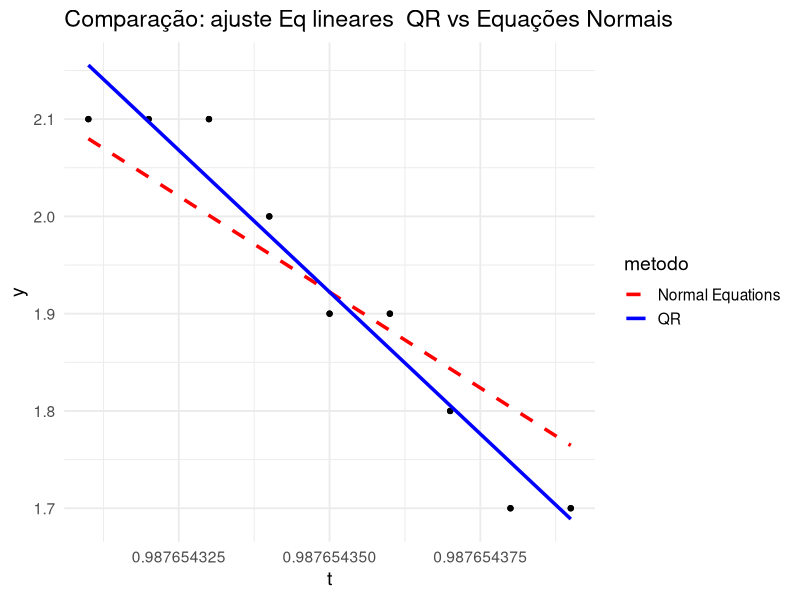
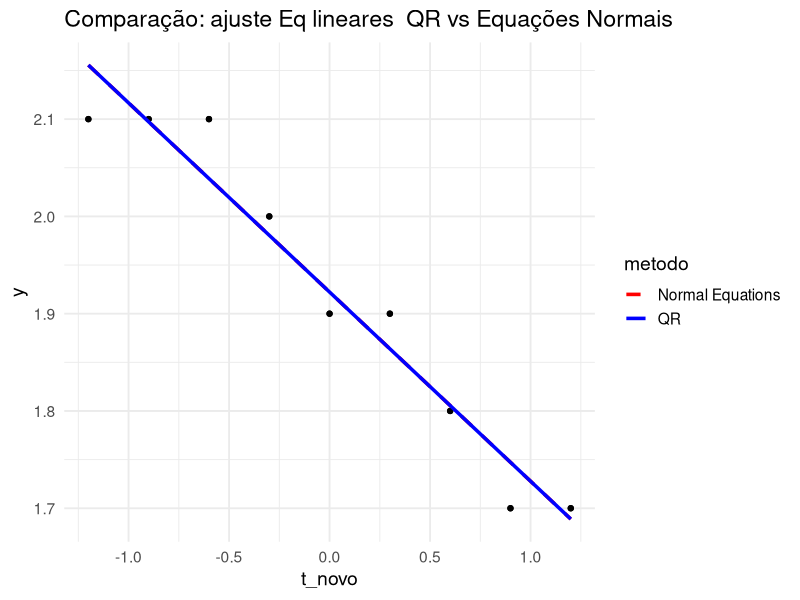
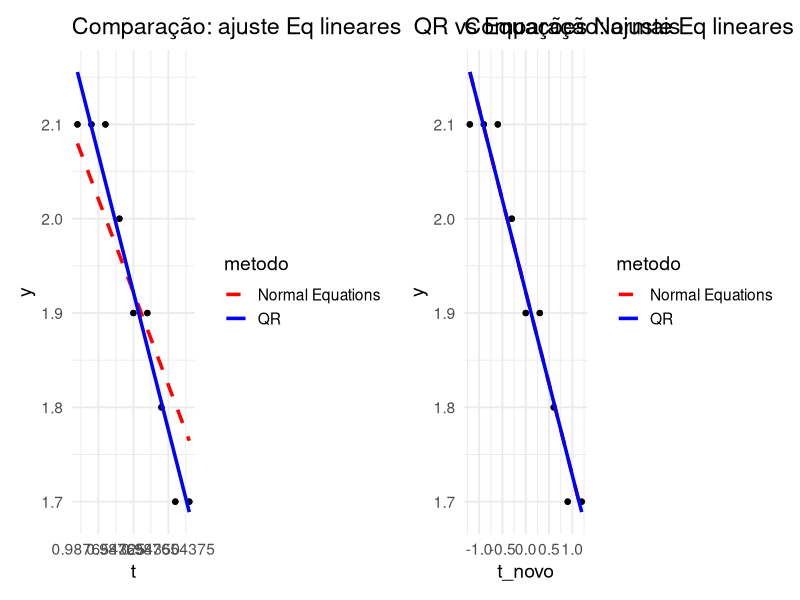

Generate these figures, in order, with R:
#This exercise demonstrates that the QR method is superior to the normal
#equations method when the condition number is bad. It also shows how a change of
#basis can improve the condition number. Consider the following data.

#Conjunto de dados:
set.seed(12345)
options(digits = 15)
t <- c(0.98765431, 0.98765432, 0.98765433, 0.98765434, 0.98765435, 0.98765436, 0.98765437, 0.98765438, 0.98765439)
y <- c(rep(2.1, 3), 2, rep(1.9,2), 1.8, rep(1.7,2))
data <- data.frame(t,y)
data
#------------------------------------------------------------------------------------------
#a)Set up an over-determined system Ax = b for a linear polynomial. Use the
#basis phi (t) = 1, phi2 (i) = t. Using MATLAB, find the condition number of A.
#Find the least-squares solution by the QR decomposition method (e.g. x=A\b in MATLAB). 
#Calculate the norm of the residual.
#------------------------------------------------------------------------------------------
#Definindo o sistema Ax = b: phi1(t) = 1 e phi2(t) = t.
# Para facilitar a nomenclatura, vamos usar o sistema "X beta = Y", em que:
# X: é a matriz A 
# beta: é a solução do sistema (x)
# Y: correspondente a b

#Definindo a matriz X
X <- cbind(const = 1, t = t)
X # Os numeros de t sao tao pequenos e proximos, que praticamente a coluna 1 é uma combinacao linear da 2. Teremos problemas!

#verificando o determinante:
XTX <- t(X) %*% X
det(XTX) #o determinante é extremamente pequeno. É quase zero!  (lembrete: Determinante = 0 não tem inversa). 

#Número de condição de X. Lembrete: Kappa(A) = ||A||||A^-1||
KX <- kappa(X)
KX # A matriz é mal condicionada. o kappa(A) é gigante!

#Resolvendo agora os mínimos quadrados usando a fatoração QR: 
#A função lm() usar QR por trás. 
#Com lm()
solucao1 <- lm(y ~ X[, 2])
coef(solucao1)
#QR diretamente:
QR <- qr(X)
solucao2 <- qr.coef(QR, y)
solucao2
# NAO DEU CERTO!!!!!!!!!!!!!!!!!!!!!!!!!!!!




# Resolvendo: vamos reescalar os valores da X:
t_mean <- mean(t)
t_scaled <- (t - t_mean) * 1e6   # escalonamos e montamos nova matriz A
X_nova <- cbind(const = 1, t = t_scaled)

#numero de condição da matriz nova
kappa(X_nova) #melhorou muito

#nova decomposição QR:
QR2 <- qr(X_nova)
#pegando a Q:
Q <- qr.Q(QR2)
Q
#pegando a R:
R<-qr.R(QR2)
R

# resolver:   X = Q R 
#             X beta = y
#           (Qtransp X) beta = Qtransp y
#             R beta = Qtransp y
solucao.betas <- backsolve(R, t(Q) %*% y)   
solucao.betas #sao do sistema transformado (scaled)

beta0_scaled <- solucao.betas[1]; beta1_scaled <- solucao.betas[2]
# converter para a escala original:
# temos: y = beta0_scaled + beta1_scaled * [t_scaled]
#        y = beta0_scaled + beta1_scaled * [(t - t_mean) * 1e6]
#        y = beta0_scaled + beta1_scaled * [t * 1e6 - t_mean * 1e6]
#        y = beta0_scaled + beta1_scaled * (t * 1e6) - beta1_scaled (t_mean * 1e6)
# organizando:
#        y = (beta0_scaled - beta1_scaled * t_mean * 1e6) + (beta1_scaled * 1e6) * t

beta1_original <- beta1_scaled * 1e6
beta0_original <- beta0_scaled - (beta1_original * t_mean)

# Solução do sistema:
betas_qr <- c(intercept = beta0_original, slope = beta1_original)
betas_qr #sao do sistema original

#Resíduo e sua norma 2:
r <- y - X %*% betas_qr
r
res_norm <- norm(r, "2")
res_norm

#------------------------------------------------------------------------------------------
#b)Obtain the normal equations ATAx = ATb. Find the condition number of
#the coefficient matrix. Solve the normal equations. Calculate the norm of the
#residual (|| b - Ax||2).
#------------------------------------------------------------------------------------------
# ATAx = ATb, ou seja, na nossa nomenclatura: Xtransp X beta = Xtransp y
X
XTX <- t(X) %*% X
XTX
XTY <- t(X) %*% y
XTY

# número de condição de XTX
kappa(X)
kappa(XTX) #Muito grande, maior que a de X que já era mal condicionada. Ou seja, XTX é mal condicionada

# solução via equações normais
# resolver:   Xtransp X beta = Xtransp y 
beta_eqnormais <- solve(XTX, XTY)
beta_eqnormais

# Norma 2 do resíduo
res_eqnormais <- y - X %*% beta_eqnormais
res_eqnormais_norm <- norm(res_eqnormais, type = "2")
res_eqnormais_norm
#------------------------------------------------------------------------------------------
#c)Compare your solutions from parts (a) and (b). Plot the two polynomials and
#the data points on a single graph.
#------------------------------------------------------------------------------------------
betas_qr
beta_eqnormais

comparacao <- data.frame(
  metodo = c("QR", "NormalEQ"),
  beta0 = c(betas_qr["intercept"], beta_eqnormais["const", 1]),
  beta1 = c(betas_qr["slope"], beta_eqnormais["t", 1]),
  row.names = NULL)
comparacao



beta0_qr <- comparacao$beta0[1]
beta1_qr <- comparacao$beta1[1]

beta0_ne <- comparacao$beta0[2]
beta1_ne <- comparacao$beta1[2]

library(ggplot2)
library(dplyr)

data

df_lines <- data.frame(
  t = t,
  y = y,
  y_pred = c(beta0_qr + beta1_qr * t, beta0_ne + beta1_ne * t),
  metodo = rep(c("QR", "Normal Equations"), each = length(t))
)
df_lines

grafico1 <- df_lines %>% ggplot() +
  geom_point(aes(x = t, y = y), color = "black") +
  geom_line(aes(x = t, y = y_pred, color = metodo, linetype = metodo), size = 1.2) +
  scale_color_manual(values = c("QR" = "blue", "Normal Equations" = "red")) +
  scale_linetype_manual(values = c("QR" = "solid", "Normal Equations" = "dashed")) +
  labs(
    title = "Comparação: ajuste Eq lineares  QR vs Equações Normais",
    x = "t",
    y = "y"
  ) +
  theme_minimal(base_size = 14)
grafico1
#Pelo gráfico, vemos que a reta via cecomposição QR é mais estável.

#------------------------------------------------------------------------------------------
#d)Now set up a different over-determined system Âˆx = ˆb for the same data using
#the basis phi (t) = 1, phi2 (i) = 3*10^7*(t-0.98765435). Find the condition
#number of A. Find the least-squares solution by the QR decomposition method.
#Calculate the norm of the residual.
#------------------------------------------------------------------------------------------

# Vamos estabelecer a nova matriz X 
t_novo <- 3*(10^7)*(t-0.98765435)
t_novo
X_diferente <- cbind(const = 1, t = t_novo)
X_diferente

#número de condição da X_padronizada:
kappa(X_diferente) # muito melhor!

# Solução de quadrados mínimos via QR:
#decomposição QR:
QR_d <- qr(X_diferente)
#pegando a Q:
Q_d <- qr.Q(QR_d)
Q_d
#pegando a R:
R_d <- qr.R(QR_d)
R_d

# resolver:   X = Q R 
#             X beta = y
#           (Qtransp X) beta = Qtransp y
#             R beta = Qtransp y
# solucao.betas.d <- backsolve(R_d, t(Q_d) %*% y)  ou 
solucao.betas.d <- qr.coef(QR_d, y) 

solucao.betas.d

#Resíduo e sua norma 2:
res_d <- y - X_diferente %*% solucao.betas.d
res_d
res_norm_d <- norm(res_d, "2")
res_norm_d

#------------------------------------------------------------------------------------------
#e)Obtain the normal equations ÂT Âˆx = Ât ˆb. Find the condition number of
#the coefficient matrix. Solve the normal equations. Calculate the norm of the
#residual (\\b — Ax\\2).
#------------------------------------------------------------------------------------------

X_diferente
XdTXd <- t(X_diferente) %*% X_diferente
XdTXd
XdTY <- t(X_diferente) %*% y
XdTY

# número de condição de XTX
kappa(X_diferente)
kappa(XdTXd)

# solução minimos quadrados via equações normais
# resolver:   Xtransp X beta = Xtransp y 
beta_eqnormais_d <- solve(XdTXd, XdTY)
beta_eqnormais_d

# Norma 2 do resíduo
res_eqnormais_d <- y - X %*% beta_eqnormais_d
res_eqnormais_d_norm <- norm(res_eqnormais_d, type = "2")


#------------------------------------------------------------------------------------------
#f)Compare your solutions from parts (d) and (e). This time they are identical (to
#15 decimal places if you care to check). What polynomial do these solutions
#represent? You might want to plot it just to make sure you've worked the
#problem correctly. If you do make a plot, you will see that your line looks
#identical to the one computed using the QR decomposition in part (a). That one
#was correct to only about eight decimal places, whereas the solutions computed
#using the well-conditioned matrices are correct to machine precision, but of
#course the difference does not show up in a plot (and wouldn't matter in most
#applications either).
#------------------------------------------------------------------------------------------

solucao.betas.d
beta_eqnormais_d

comparacao_d <- data.frame(
  metodo = c("QR", "NormalEQ"),
  beta0 = c(solucao.betas.d[1], beta_eqnormais_d["const", 1]),
  beta1 = c(solucao.betas.d[2], beta_eqnormais_d["t", 1]),
  row.names = NULL)
comparacao_d


beta0_qr_d <- comparacao_d$beta0[1]
beta1_qr_d <- comparacao_d$beta1[1]

beta0_ne_d <- comparacao_d$beta0[2]
beta1_ne_d <- comparacao_d$beta1[2]

library(ggplot2)
library(dplyr)

data

df_lines_d <- data.frame(
  t_novo = t_novo,
  y = y,
  y_pred = c(beta0_qr_d + beta1_qr_d * t_novo, beta0_ne_d + beta1_ne_d * t_novo),
  metodo = rep(c("QR", "Normal Equations"), each = length(t_novo))
)
df_lines_d

grafico2 <- df_lines_d %>% ggplot() +
  geom_point(aes(x = t_novo, y = y), color = "black") +
  geom_line(aes(x = t_novo, y = y_pred, color = metodo, linetype = metodo), size = 1.2) +
  scale_color_manual(values = c("QR" = "blue", "Normal Equations" = "red")) +
  scale_linetype_manual(values = c("QR" = "solid", "Normal Equations" = "dashed")) +
  labs(
    title = "Comparação: ajuste Eq lineares  QR vs Equações Normais",
    x = "t_novo",
    y = "y"
  ) +
  theme_minimal(base_size = 14)
grafico2

library(patchwork)
grafico1+grafico2


cat("Sistema (base 1, t) - QR:\n"); 
cat("beta0 =", format(beta0_qr, digits = 15), "\n")
cat("beta1 =", format(beta1_qr, digits = 15), "\n")
cat("\nNorma do resíduo QR:", format(res_norm, digits = 15), "\n")
cat("Sistema (base 1, t) - NormalEq:\n"); 
cat("beta0 =", format(beta0_ne, digits = 15), "\n")
cat("beta1 =", format(beta1_ne, digits = 15), "\n")
cat("\nNorma do resíduo NormalEq:", format(res_eqnormais_norm, digits = 15), "\n\n")


cat("Sistema convertidos para (base 1, 3*10^7*(t-0.98765435)) - QR:\n")
cat("beta0 =", format(beta0_qr_d, digits = 15), "\n")
cat("beta1 =", format(beta1_qr_d, digits = 15), "\n\n")
cat("\nNorma do resíduo QR:", format(res_norm_d, digits = 15), "\n")
cat("Sistema convertidos para (base 1, 3*10^7*(t-0.98765435)) - NormalEq:\n")
cat("beta0 =", format(beta0_ne_d, digits = 15), "\n")
cat("beta1 =", format(beta1_ne_d, digits = 15), "\n\n")
cat("\nNorma do resíduo NormalEq:", format(res_eqnormais_d_norm, digits = 15), "\n\n")
